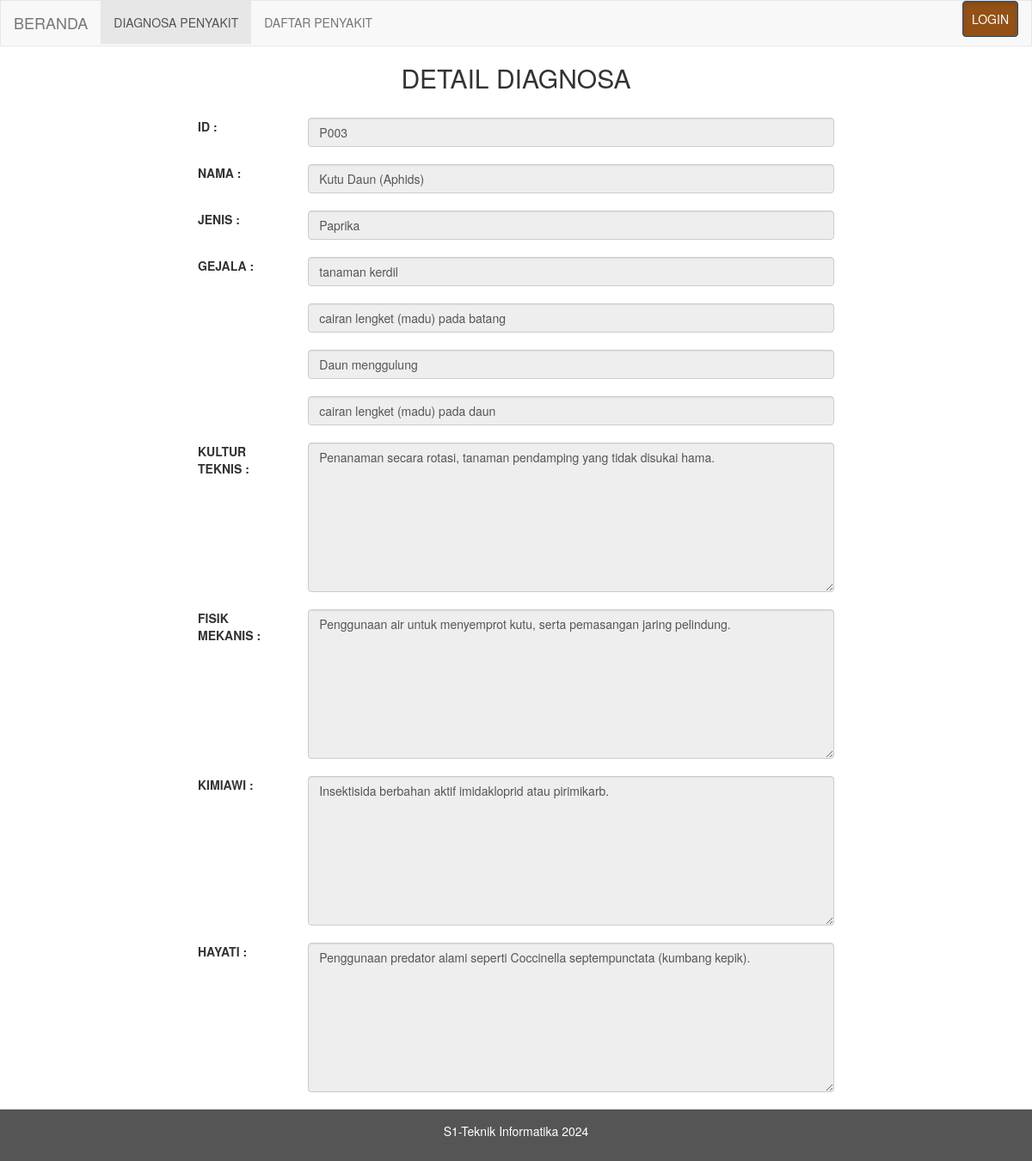
Screenshot of /hasildiagnosa.php?id=P003 with the database file from the repository.
### tables this page shows
CREATE TABLE `penyakit` (
  `idpenyakit` varchar(20) NOT NULL,
  `namapenyakit` varchar(1000) NOT NULL,
  `jenistanaman` varchar(20) NOT NULL,
  `kulturteknis` varchar(1000) NOT NULL,
  `fisikmekanis` varchar(1000) NOT NULL,
  `kimiawi` varchar(1000) NOT NULL,
  `hayati` varchar(1000) NOT NULL
);

CREATE TABLE `basispengetahuan` (
  `namapenyakit` varchar(100) NOT NULL,
  `gejala` varchar(50) NOT NULL
);

### hasildiagnosa.php (the view, shortened to what this page needs)
<?php
include('koneksi.php');
?>
<!DOCTYPE html>
<html lang="en">
<head>
  <link rel="stylesheet" href="https://maxcdn.bootstrapcdn.com/bootstrap/3.3.7/css/bootstrap.min.css">
  <link rel="stylesheet" href="css/style.css">
</head>
<body>
<nav class="navbar navbar-default" >
  <div class="container-fluid" >
    <div class="navbar-header" >
      <a class="navbar-brand" href="index.php">BERANDA</a>
    </div>
    <div class="collapse navbar-collapse" id="bs-example-navbar-collapse-1">
      <ul class="nav navbar-nav">
        <li class="active"><a href="diagnosa.php">DIAGNOSA PENYAKIT <span class="sr-only">(current)</span></a></li>
        <li><a href="daftarpenyakit.php">DAFTAR PENYAKIT</a></li>
      </ul>
      <ul class="nav navbar-nav navbar-right">
        <li><p><button type="button" class="btn btn-primary btn-block active" style="background-color: #945116; color: #FFFFFF; padding: 10px;" id="myBtn">LOGIN</button></p></li>
      </ul>
    </div>
  </div>
</nav>
<div class="container-fluid text-left">
  <div class="row content">
    <div class="col-md-8 col-md-offset-2">
      <h2 class="text-center">DETAIL DIAGNOSA</h2>
      <div class="form-group"  method="POST">
      			<br><label class="control-label col-sm-2">ID :</label>
      		<div class="col-sm-10">
                <?php
                       $tampil = "SELECT * FROM penyakit where idpenyakit='".$_GET['id']."'";
                       $sql = mysqli_query ($konek_db,$tampil);
                       while($data = mysqli_fetch_array ($sql))
                    {
                       echo "<input type='text'  class='form-control' id='idpenyakit' readonly value='".$data['idpenyakit']."'><br>";
                    }
                ?>
     		 </div>
        </div>
        <div class="form-group"  method="POST">
      			<br><label class="control-label col-sm-2">NAMA :</label>
      		<div class="col-sm-10">
                <?php
                       $tampil = "SELECT * FROM penyakit where idpenyakit='".$_GET['id']."'";
                       $sql = mysqli_query ($konek_db,$tampil);
                       while($data = mysqli_fetch_array ($sql))
                    {
                       echo "<input type='text'  class='form-control' id='namapenyakit' readonly value='".$data['namapenyakit']."'><br>";
                    }
                ?>
     		 </div>
        </div>
        <div class="form-group"  method="POST">
      			<br><label class="control-label col-sm-2">JENIS :</label>
      		<div class="col-sm-10">
                <?php
                       $tampil = "SELECT * FROM penyakit where idpenyakit='".$_GET['id']."'";
                       $sql = mysqli_query ($konek_db,$tampil);
                       while($data = mysqli_fetch_array ($sql))
                    {
                       echo "<input type='text'  class='form-control' id='jenistanaman' readonly value='".$data['jenistanaman']."'><br>";
                    }
                ?>
     		 </div>
        </div>
        <div class="form-group"  method="POST">
      			<br><label class="control-label col-sm-2">GEJALA :</label>
      		<div class="col-sm-10">
                <?php
                       $tampil = "SELECT * FROM penyakit p, basispengetahuan b where p.idpenyakit='".$_GET['id']."' and p.namapenyakit=b.namapenyakit";
                       $sql = mysqli_query ($konek_db,$tampil);
                       while($data = mysqli_fetch_array ($sql))
                    {
                       echo "<input type='text'  class='form-control' id='jenistanaman' readonly value='".$data['gejala']."'><br>";
                    }
                ?>
     		 </div>
        </div>
        <div class="form-group"  method="POST">
      			<br><label class="control-label col-sm-2">KULTUR TEKNIS :</label><br>
      		<div class="col-sm-10">
                <?php
                       $tampil = "SELECT * FROM penyakit where idpenyakit='".$_GET['id']."'";
                       $sql = mysqli_query ($konek_db,$tampil);
                       while($data = mysqli_fetch_array ($sql))
                    {
                       echo "<textarea  rows='8' class='form-control' id='penanganan'  readonly>".$data['kulturteknis']."</textarea><br>";
                    }
                ?>
     		 </div>
        </div>
         <div class="form-group"  method="POST">
      			<br><label class="control-label col-sm-2">FISIK MEKANIS :</label><br>
      		<div class="col-sm-10">
                <?php
                       $tampil = "SELECT * FROM penyakit where idpenyakit='".$_GET['id']."'";
                       $sql = mysqli_query ($konek_db,$tampil);
                       while($data = mysqli_fetch_array ($sql))
                    {
                       echo "<textarea rows='8' class='form-control' id='penanganan' readonly>".$data['fisikmekanis']."</textarea><br>";
                    }
                ?>
     		 </div>
        </div>
         <div class="form-group"  method="POST">
      			<br><label class="control-label col-sm-2">KIMIAWI :</label><br>
      		<div class="col-sm-10">
                <?php
                       $tampil = "SELECT * FROM penyakit where idpenyakit='".$_GET['id']."'";
                       $sql = mysqli_query ($konek_db,$tampil);
                       while($data = mysqli_fetch_array ($sql))
                    {
                       echo "<textarea  rows='8' class='form-control' id='penanganan' readonly>".$data['kimiawi']."</textarea><br>";
                    }
                ?>
     		 </div>
        </div>
          <div class="form-group"  method="POST">
      			<br><label class="control-label col-sm-2">HAYATI :</label><br>
      		<div class="col-sm-10">
                <?php
                       $tampil = "SELECT * FROM penyakit where idpenyakit='".$_GET['id']."'";
                       $sql = mysqli_query ($konek_db,$tampil);
                       while($data = mysqli_fetch_array ($sql))
                    {
                       echo "<textarea rows='8' class='form-control' id='penanganan' readonly>".$data['hayati']."</textarea><br>";
                    }
                ?>
     		 </div>
        </div>
    </div>
  </div>
</div>
<footer class="container-fluid text-center">
  <p>S1-Teknik Informatika 2024</p>
</footer>
</body>
</html>

### css/style.css (style rules this page uses)
.navbar { margin-bottom: 0; border-radius: 0; }
.row.content { height: 450px }
footer { background-color: #555; color: white; padding: 15px; }

### rows the page displays
penyakit: idpenyakit "P003", namapenyakit "Kutu Daun (Aphids)", jenistanaman "Paprika", gejala "tanaman kerdil", gejala "cairan lengket (madu) pada batang", gejala "Daun menggulung", gejala "cairan lengket (madu) pada daun", kulturteknis "Penanaman secara rotasi, tanaman pendamping yang tidak disukai hama.", fisikmekanis "Penggunaan air untuk menyemprot kutu, serta pemasangan jaring pelindung.", kimiawi "Insektisida berbahan aktif imidakloprid atau pirimikarb.", hayati "Penggunaan predator alami seperti Coccinella septempunctata (kumbang kepik)."
